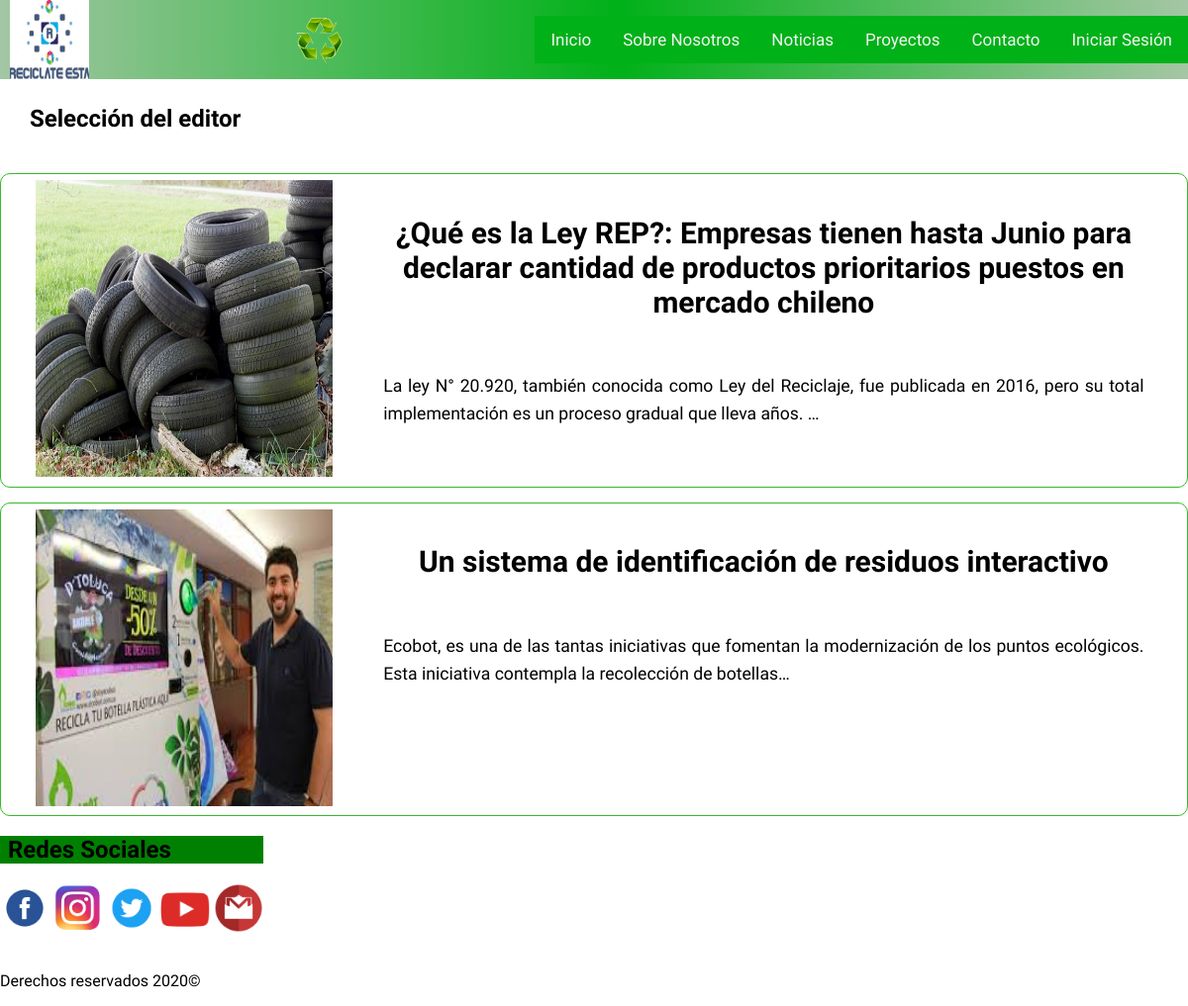
Screenshot of /noticias/ with the database file from the repository.
### noticias/models.py (models this page shows, shortened)
class Noticias(models.Model):
    autor = models.ForeignKey('auth.User', on_delete=models.CASCADE)
    titulo = models.CharField(max_length=200)
    imagen = models.ImageField(upload_to="imagenes", null=True)
    texto = models.TextField()
    etiqueta = models.TextField(default="publico")
    fecha_creacion = models.DateTimeField(
            default=timezone.now)
    fecha_publicacion = models.DateTimeField(
            blank=True, null=True)

### noticias/views.py (the view)
# urls.py: path('noticias/', views.lista_noticias, name='lista_noticias'),
def lista_noticias(request):
    noticias = Noticias.objects.filter(fecha_publicacion__lte=timezone.now()).order_by('fecha_publicacion')
    return render(request, 'noticias/noticias.html', {'noticias': noticias})

### noticias/templates/noticias/noticias.html (shortened to what this page needs)
{% extends 'noticias/base.html' %}
{% load static %}
{% block content %}
  <div class="intro">
    <h2>Selección del editor</h2>
  </div>
  {% for noticia in noticias %}
  <section class="row">
    <div class="titular">
      <div class="item center-xs col-xs-12">
        <a href="{% url 'noticia_completa' pk=noticia.pk %}">
          <div class="img-titular">
            <img src="{{ noticia.imagen.url }}" class="mini">
          </div>
          <div class="titulo-titular">
            <h3>{{ noticia.titulo }}</h3>
          </div>
          <div class="extracto-titular">
            <p>{{ noticia.texto|truncatechars:150 }}
            </p>
          </div>
        </a>
      </div>
    </div>
  {% endfor %}
{% endblock %}

### noticias/templates/noticias/base.html (shortened to what this page needs)
{% load static %}
<!DOCTYPE html>
<html lang="es">
    <head>
        <link rel="stylesheet" href="{% static 'css/flexboxgrid.min.css' %}">
        <link rel="stylesheet" href="{% static 'owlcarousel/owl.carousel.min.css' %}">
        <link rel="stylesheet" href="{% static 'owlcarousel/owl.theme.default.min.css' %}">
        <link href="{% static 'css/style.css' %}" rel="stylesheet" type="text/css" />
    </head>
    <body>
        <header>
            <div class="menu row">
            <img class="logos" src="{% static 'img/logos.jpg' %}" alt="log">
            <img class="logo" src="{% static 'img/logo.gif' %}" alt="logo">
            <div id="menu_responsivo" class="menu_resp">
            <a href="{% url 'inicio' %}">Inicio</a>
            <a href="{% url 'nosotros' %}">Sobre Nosotros</a>
            <a href="{% url 'lista_noticias' %}">Noticias</a>
            <a href="{% url 'proyectos' %}">Proyectos</a>
            <a href="{% url 'contacto' %}">Contacto</a>
            {% if user.is_authenticated %}
                <a href="{% url 'logout' %}">Cerrar Sesión</a>
            {% else %}
            <a href="{% url 'login' %}">Iniciar Sesión</a>
            {% endif %}
            </div>
            </div>
        </header>
        {% block content %}
        {% endblock %}
        <footer>
            <h2 class="col-xs-12">Redes Sociales</h2>
            <a href="https://www.facebook.com" target="_blank"><img src="{% static 'img/face.png' %}" alt="Facebook"></a>
            <a href="https://www.instagram.com" target="_blank"><img src="{% static 'img/insta.png' %}" alt="Instagram"></a>
            <a href="https://twitter.com" target="_blank"><img src="{% static 'img/twit.png' %}" alt="Twitter"></a>
            <a href="https://www.youtube.com" target="_blank"><img src="{% static 'img/yt.png' %}" alt="Youtube"></a>
            <a href="https://gmail.com" target="_blank"><img src="{% static 'img/gmail.png' %}" alt="GMail"></a>
            <br>
            <br>
            <p>Derechos reservados 2020©</p>
        </footer>
    </body>
</html>

### noticias/static/css/style.css (style rules this page uses)
.logo { height: 50px; width: 50px; margin-left: 15px; }
.logos { height: 80px; width: 80px; margin-left: 10px; }
.menu { display: flex; justify-content: space-between; align-items: center; background: #a4c6a4; background: -moz-linear-gradient(left, #a4c6a4 0%, #00b118 52%, #a4c6a4 100%); background: -webkit-gradient(left top, right top, color-stop(0%, #a4c6a4), color-stop(52%, #00b118), color-stop(100%, #a4c6a4)); background: -webkit-linear-gradient(left, #a4c6a4 0%, #00b118 52%, #a4c6a4 100%); background: -o-linear-gradient(left, #a4c6a4 0%, #00b118 52%, #a4c6a4 100%); background: -ms-linear-gradient(left, #a4c6a4 0%, #00b118 52%, #a4c6a4 100%); background: linear-gradient(to right, #a4c6a4 0%, #00b118 52%, #a4c6a4 100%); filter: progid:DXImageTransform.Microsoft.gradient( startColorstr='#a4c6a4', endColorstr='#a4c6a4', GradientType=1 ); }
body { font-family: 'Alata', sans-serif; margin: 0; padding: 0; }
img { align-self: center; flex: 0 0 auto; }
.row { margin-left: 0px; margin-right: 0px; }
footer h2 { background: #008000; }
footer img { height: 50px; width: 50px; }
html,body { height: 100%; margin:0px; }
.menu_resp { overflow: hidden; background-color: #00b118; }
.menu_resp a { float: left; display: block; color: #f2f2f2; text-align: center; padding: 14px 16px; text-decoration: none; font-size: 17px; }
.mini { height: 300px; width: 300px; }
.titular { margin-top: 15px; display: flex; flex-wrap: wrap; justify-content: space-around; border-radius: 10px 10px 10px 10px; -moz-border-radius: 10px 10px 10px 10px; -webkit-border-radius: 10px 10px 10px 10px; border: 1px solid #36b92a; }
.titular a { text-decoration: none; color: #000000; }
.img-titular { width: 28%; overflow: hidden; float: left; margin-top: .5%; margin-right: 1%; margin-bottom: .5%; margin-left: 1%; }
.titulo-titular { width: 65%; overflow: hidden; font-size: 1.6em; float: left; margin-top: 1%; margin-right: 1%; margin-bottom: 0.5%; margin-left: 2%; font-weight: normal; }
.extracto-titular { width: 65%; overflow: hidden; float: left; margin-top: 0%; margin-right: 1%; margin-bottom: .5%; margin-left: 2%; line-height: 1.6em; text-align: justify; font-size: 1.1em; }
.intro { width: 95%; margin-top: .5%; margin-right: auto; margin-bottom: .5%; margin-left: auto; clear: both; float: none; overflow: hidden; }

### rows the page displays
Noticias: imagen (picture), titulo "¿Qué es la Ley REP?: Empresas tienen hasta Junio para declarar cantidad de productos prioritarios puestos en mercado chileno", texto "La ley N° 20.920, también conocida como Ley del Reciclaje, fue publicada en 2016, pero su total implementación es un proceso gradual que lleva años. …"
Noticias: imagen (picture), titulo "Un sistema de identificación de residuos interactivo", texto "Ecobot, es una de las tantas iniciativas que fomentan la modernización de los puntos ecológicos. Esta iniciativa contempla la recolección de botellas…"
